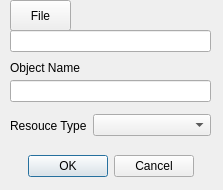
<?xml version="1.0" encoding="UTF-8"?>
<ui version="4.0">
 <class>ResourceAddDialog</class>
 <widget class="QDialog" name="ResourceAddDialog">
  <property name="geometry">
   <rect>
    <x>0</x>
    <y>0</y>
    <width>223</width>
    <height>190</height>
   </rect>
  </property>
  <property name="windowTitle">
   <string>Add Resource</string>
  </property>
  <property name="modal">
   <bool>true</bool>
  </property>
  <widget class="QDialogButtonBox" name="mButtonBox">
   <property name="geometry">
    <rect>
     <x>0</x>
     <y>150</y>
     <width>221</width>
     <height>32</height>
    </rect>
   </property>
   <property name="orientation">
    <enum>Qt::Horizontal</enum>
   </property>
   <property name="standardButtons">
    <set>QDialogButtonBox::Cancel|QDialogButtonBox::Ok</set>
   </property>
   <property name="centerButtons">
    <bool>true</bool>
   </property>
  </widget>
  <widget class="QLabel" name="mLabelObjectName">
   <property name="geometry">
    <rect>
     <x>10</x>
     <y>60</y>
     <width>81</width>
     <height>16</height>
    </rect>
   </property>
   <property name="text">
    <string>Object Name</string>
   </property>
  </widget>
  <widget class="QLineEdit" name="mObjectName">
   <property name="geometry">
    <rect>
     <x>10</x>
     <y>80</y>
     <width>201</width>
     <height>22</height>
    </rect>
   </property>
  </widget>
  <widget class="QPushButton" name="mButtonFile">
   <property name="geometry">
    <rect>
     <x>10</x>
     <y>0</y>
     <width>61</width>
     <height>31</height>
    </rect>
   </property>
   <property name="text">
    <string>File</string>
   </property>
  </widget>
  <widget class="QLineEdit" name="mFile">
   <property name="enabled">
    <bool>true</bool>
   </property>
   <property name="geometry">
    <rect>
     <x>10</x>
     <y>30</y>
     <width>201</width>
     <height>22</height>
    </rect>
   </property>
   <property name="readOnly">
    <bool>true</bool>
   </property>
  </widget>
  <widget class="QWidget" name="horizontalLayoutWidget">
   <property name="geometry">
    <rect>
     <x>10</x>
     <y>110</y>
     <width>201</width>
     <height>31</height>
    </rect>
   </property>
   <layout class="QHBoxLayout" name="horizontalLayout">
    <item>
     <widget class="QLabel" name="label">
      <property name="text">
       <string>Resouce Type</string>
      </property>
     </widget>
    </item>
    <item>
     <widget class="QComboBox" name="mComboResourceType">
      <property name="sizePolicy">
       <sizepolicy hsizetype="MinimumExpanding" vsizetype="Fixed">
        <horstretch>0</horstretch>
        <verstretch>0</verstretch>
       </sizepolicy>
      </property>
     </widget>
    </item>
   </layout>
  </widget>
 </widget>
 <resources/>
 <connections>
  <connection>
   <sender>mButtonBox</sender>
   <signal>accepted()</signal>
   <receiver>ResourceAddDialog</receiver>
   <slot>accept()</slot>
   <hints>
    <hint type="sourcelabel">
     <x>248</x>
     <y>254</y>
    </hint>
    <hint type="destinationlabel">
     <x>157</x>
     <y>274</y>
    </hint>
   </hints>
  </connection>
  <connection>
   <sender>mButtonBox</sender>
   <signal>rejected()</signal>
   <receiver>ResourceAddDialog</receiver>
   <slot>reject()</slot>
   <hints>
    <hint type="sourcelabel">
     <x>316</x>
     <y>260</y>
    </hint>
    <hint type="destinationlabel">
     <x>286</x>
     <y>274</y>
    </hint>
   </hints>
  </connection>
 </connections>
</ui>
